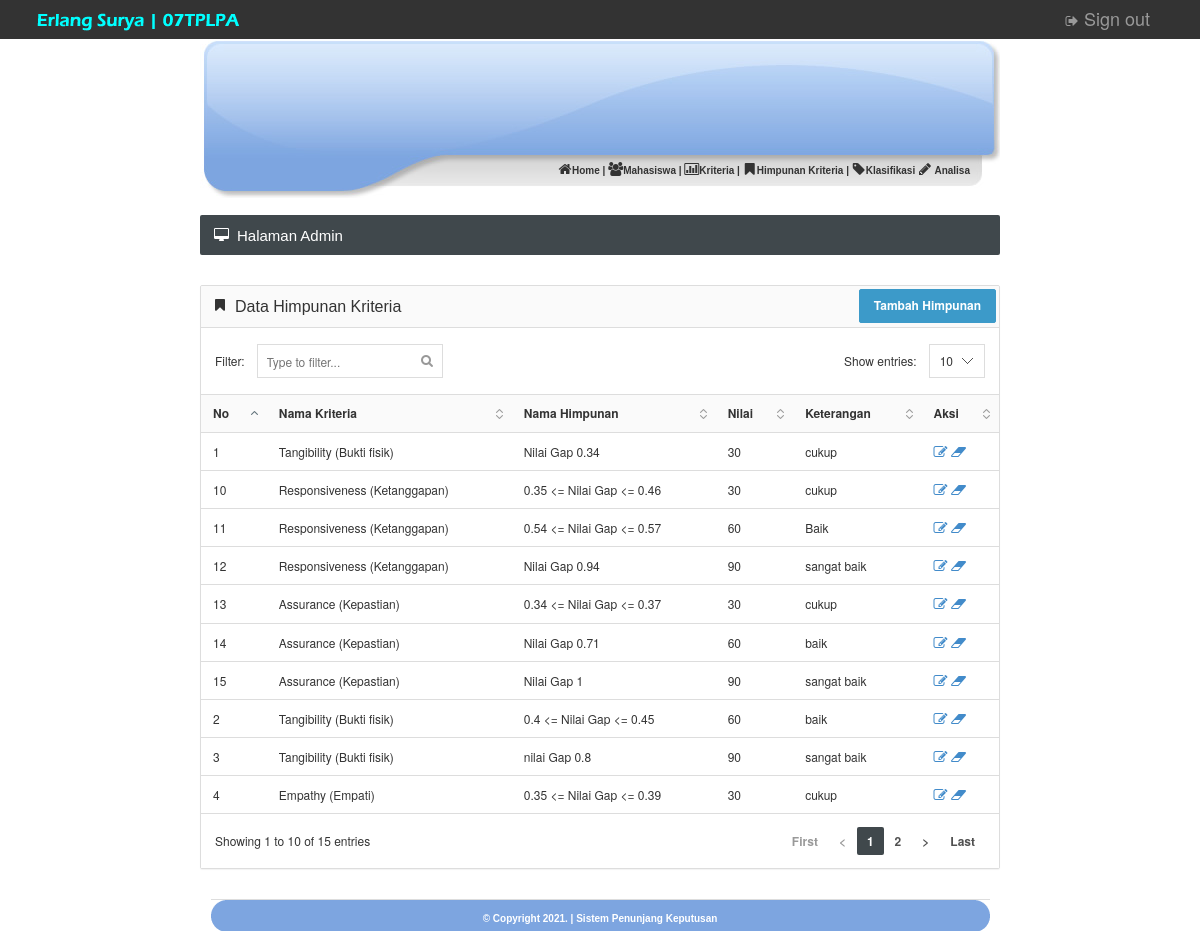
Screenshot of /admin/himpunan.php (signed in) with the database file from the repository.
### tables this page shows
CREATE TABLE IF NOT EXISTS `himpunan` (
`id_himpunan` int(5) NOT NULL,
  `id_kriteria` int(5) NOT NULL,
  `namahimpunan` varchar(100) NOT NULL,
  `nilai` varchar(100) NOT NULL,
  `keterangan` varchar(100) NOT NULL
);

CREATE TABLE IF NOT EXISTS `kriteria` (
`id_kriteria` int(5) NOT NULL,
  `namakriteria` varchar(100) NOT NULL,
  `atribut` varchar(100) NOT NULL
);

### admin/himpunan.php (the view)
<?php
include "head.php";
?>
			<?php include "menu.php"; ?>
			</div>
		<br />
		<div id="content">
			<div class="page-title">
				<h5><i class="fa fa-desktop"></i> Halaman Admin</h5>
			</div>
			<div class="panel panel-default">
				<div class="panel-heading" align="right"><h6 class="panel-title"><i class="fa fa-bookmark"></i> Data Himpunan Kriteria</h6>
				<a href="himpunan_tambah.php"><input type="submit" value="Tambah Himpunan" class="btn btn-info"></a>
				</div>
				<div class="datatable">
					<table class="table table-hover">
						<thead>
							<tr>
								<th>No</th>
								<th>Nama Kriteria</th>
								<th>Nama Himpunan</th>
								<th>Nilai</th>
								<th>Keterangan</th>
								<th>Aksi</th>
							</tr>
						</thead>
						<tbody>
						<?php
						$nomor = 0;
						$hasil = mysql_query("SELECT * FROM himpunan, kriteria where himpunan.id_kriteria=kriteria.id_kriteria order by himpunan.id_himpunan asc");
						while ($dataku = mysql_fetch_array($hasil)) {
						?>
							<tr>
								<td><?php echo $nomor=$nomor+1;?></td>
								<td><?php echo $dataku['namakriteria']; ?></td>
								<td><?php echo $dataku['namahimpunan']; ?></td>
								<td><?php echo $dataku['nilai']; ?></td>
								<td><?php echo $dataku['keterangan']; ?></td>
								<td>
									<a href="himpunan_edit.php?id_himpunan=<?php echo $dataku['id_himpunan']; ?>">
									<i class='fa fa-edit'></i>
									</a>
									<a href="himpunan_hapus.php?id_himpunan=<?php echo $dataku['id_himpunan']; ?>">
									<i class='fa fa-eraser'></i>
									</a>
								</td>
							</tr>
						<?php }	?>
						</tbody>
					</table>
				</div>
			</div>
<?php include "footer.php" ?>

### images/style.css (style rules this page uses)
body { margin-top: 0px; margin-left: 0px; margin-right: 0px; margin-bottom: 0px; }
#content { width: 800px; }

### css/styles.css (style rules this page uses)
@media (min-width: 768px) { a, .btn, .caret, .close, .sidebar, .select2-choice abbr, .select2-highlighted, .ui-slider-range, .ui-datepicker-trigger, .ui-timepicker-list li, .checker span:after, .checker span, .navbar-toggle, .thumb-options, .select2-arrow b, .thumb-zoom img, .fc-button, .page-content { -webkit-transition: all 0.15s ease-in-out; -moz-transition: all 0.15s ease-in-out; -o-transition: all 0.15s ease-in-out; transition: all 0.15s ease-in-out; } }
.fa { position: relative; font-size: 14px; min-width: 14px; text-align: center; }
h1, h2, h3, h4, h5, h6, .navigation > li > a, .stats li span { font-family: 'Cuprum', sans-serif; font-weight: normal; }
.page-title { color: #fff; background-color: #40484C; -moz-box-shadow: 0 1px 0 #fff; -webkit-box-shadow: 0 1px 0 #FFF; box-shadow: 0 1px 0 #FFF; border-radius: 2px; margin-bottom: 30px; }
.page-title:after { content: ""; display: table; clear: both; }
.page-title h5 { margin: 0; float: left; display: block; font-size: 15px; padding: 13px 14px 12px 14px; line-height: 1; }
.dataTable { border-collapse: collapse; border-top: 1px solid #ddd; border-bottom: 1px solid #ddd; }
.dataTable thead th { background-color: #fafafa; cursor: pointer; }
.sorting { background: url('../images/interface/tables/sort_both.png') no-repeat 100%; padding-right: 24px!important; }
.sorting_asc { background: url('../images/interface/tables/sort_asc.png') no-repeat 100%; padding-right: 24px!important; }

### rows the page displays
himpunan: id_kriteria.namakriteria "Tangibility (Bukti fisik)", namahimpunan "Nilai Gap 0.34", nilai "30", keterangan "cukup"
himpunan: nomor "2", id_kriteria.namakriteria "Tangibility (Bukti fisik)", namahimpunan "0.4 <= Nilai Gap <= 0.45", nilai "60", keterangan "baik"
himpunan: nomor "3", id_kriteria.namakriteria "Tangibility (Bukti fisik)", namahimpunan "nilai Gap 0.8", nilai "90", keterangan "sangat baik"
himpunan: nomor "4", id_kriteria.namakriteria "Empathy (Empati)", namahimpunan "0.35 <= Nilai Gap <= 0.39", nilai "30", keterangan "cukup"
himpunan: nomor "10", id_kriteria.namakriteria "Responsiveness (Ketanggapan)", namahimpunan "0.35 <= Nilai Gap <= 0.46", nilai "30", keterangan "cukup"
himpunan: nomor "11", id_kriteria.namakriteria "Responsiveness (Ketanggapan)", namahimpunan "0.54 <= Nilai Gap <= 0.57", nilai "60", keterangan "Baik"
himpunan: nomor "12", id_kriteria.namakriteria "Responsiveness (Ketanggapan)", namahimpunan "Nilai Gap 0.94", nilai "90", keterangan "sangat baik"
himpunan: nomor "13", id_kriteria.namakriteria "Assurance (Kepastian)", namahimpunan "0.34 <= Nilai Gap <= 0.37", nilai "30", keterangan "cukup"
himpunan: nomor "14", id_kriteria.namakriteria "Assurance (Kepastian)", namahimpunan "Nilai Gap 0.71", nilai "60", keterangan "baik"
himpunan: nomor "15", id_kriteria.namakriteria "Assurance (Kepastian)", namahimpunan "Nilai Gap 1", nilai "90", keterangan "sangat baik"
